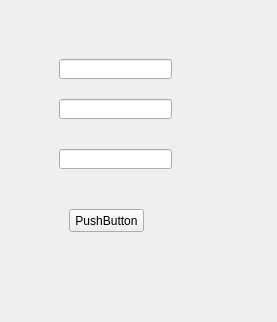
<?xml version="1.0" encoding="UTF-8"?>
<ui version="4.0">
 <class>MainWindow</class>
 <widget class="QMainWindow" name="MainWindow">
  <property name="geometry">
   <rect>
    <x>0</x>
    <y>0</y>
    <width>277</width>
    <height>322</height>
   </rect>
  </property>
  <property name="windowTitle">
   <string>MainWindow</string>
  </property>
  <widget class="QWidget" name="centralwidget">
   <layout class="QVBoxLayout" name="verticalLayout">
    <item>
     <widget class="QWidget" name="widget" native="true">
      <widget class="QLineEdit" name="lineEdit">
       <property name="geometry">
        <rect>
         <x>50</x>
         <y>50</y>
         <width>113</width>
         <height>20</height>
        </rect>
       </property>
      </widget>
      <widget class="QLineEdit" name="lineEdit_2">
       <property name="geometry">
        <rect>
         <x>50</x>
         <y>90</y>
         <width>113</width>
         <height>20</height>
        </rect>
       </property>
      </widget>
      <widget class="QLineEdit" name="lineEdit_3">
       <property name="geometry">
        <rect>
         <x>50</x>
         <y>140</y>
         <width>113</width>
         <height>20</height>
        </rect>
       </property>
      </widget>
      <widget class="QPushButton" name="pushButton">
       <property name="geometry">
        <rect>
         <x>60</x>
         <y>200</y>
         <width>75</width>
         <height>23</height>
        </rect>
       </property>
       <property name="text">
        <string>PushButton</string>
       </property>
      </widget>
     </widget>
    </item>
   </layout>
  </widget>
 </widget>
 <resources/>
 <connections/>
</ui>
